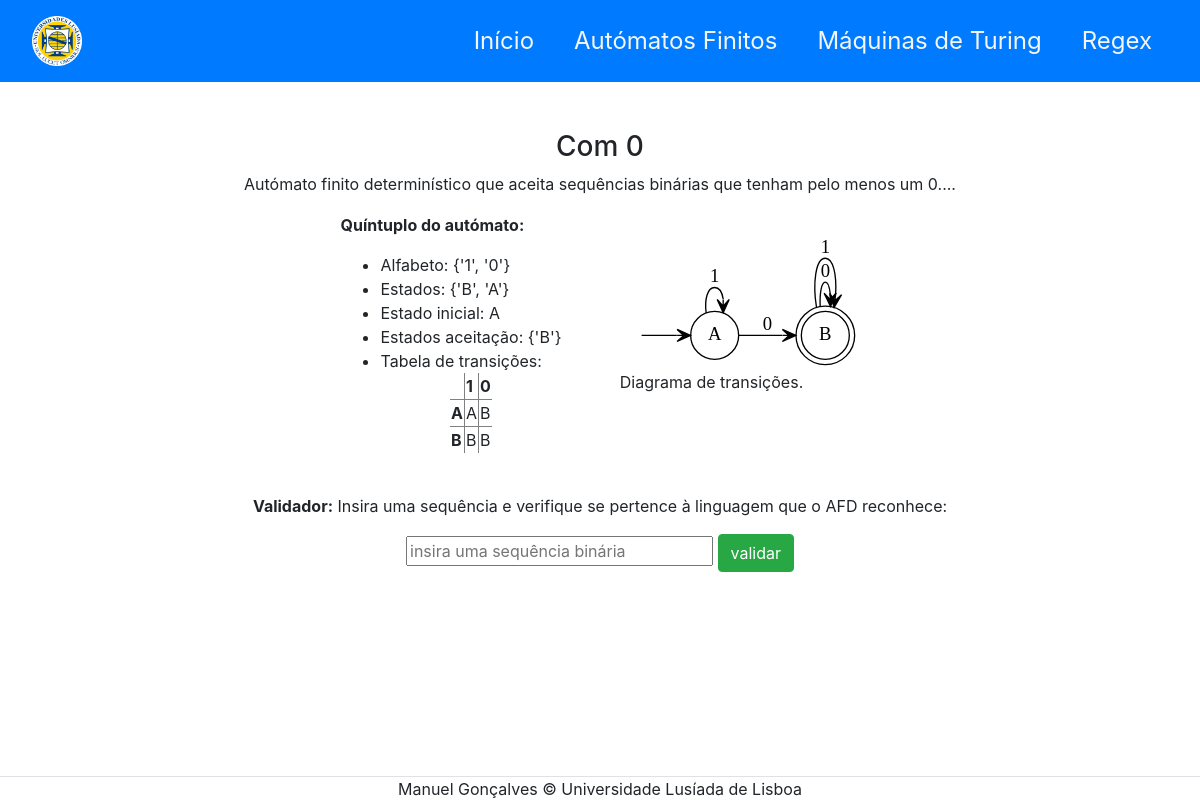
The page /13/validarAutomato/ on the database its author committed.
### website/models.py (models this page shows, shortened)
class Automato(models.Model):
    nome = models.CharField(max_length=100)
    descricao = models.CharField(max_length=100)
    alfabeto = models.CharField(max_length=100)
    estados = models.CharField(max_length=100)
    estadoInicial = models.CharField(max_length=100)
    estadosDeAceitacao = models.CharField(max_length=100)
    dicionarioTransicao = models.CharField(max_length=1000)
    diagrama = models.CharField(max_length=100)
    def printAlfabeto(self):
        return str(set(self.alfabeto.split()))
    def printEstados(self):
        return str(set(self.estados.split()))
    def printEstadosDeAceitacao(self):
        return str(set(self.estadosDeAceitacao.split()))
    def dTransInTable(self):
        dTrans = {(t.split('-')[0], t.split('-')[1]):t.split('-')[2] for t in self.dicionarioTransicao.split()}
        table = []
        linha = ['']
        for simbolo in self.alfabeto.split():
            linha.append(simbolo)
        table.append(linha)
        for estado in self.estados.split():
            linha =[estado]
            for simbolo in self.alfabeto.split():
                linha.append(dTrans[(estado, simbolo)])
            table.append(linha)
        return table

### website/views.py (the view)
# urls.py: path('<int:automato_id>/validarAutomato/', views.validarAutomato, name='validarAutomato'),
def validarAutomato(request, automato_id):
    sequencia = None
    resultado = None
    form = SequenciaForm(request.POST or None)
    if form.is_valid():
        sequencia = form.cleaned_data['sequencia']
        resultado = Automato.objects.get(id=automato_id).validaSequencia(sequencia)
    context = {
        'automato': Automato.objects.get(id=automato_id),
        'sequencia': sequencia,
        'resultado': resultado,
        'form': form,
    }
    return render(request, 'website/automato/validarAutomato.html', context)

### website/forms.py
class SequenciaForm(forms.Form):
    sequencia = forms.CharField(label='',
                                widget=forms.TextInput(attrs={
                                    'placeholder': 'insira uma sequência binária',
                                    'size': '25'
                                }))

### website/templates/website/automato/validarAutomato.html (shortened to what this page needs)
{% extends 'website/layout.html' %}
{% block main %}
<main class="col-12 col-md-8 mx-auto">
    <h3>{{ automato.nome|title }}</h3>
    <p>{{ automato.descricao }}.</p>
    <table align="center">
        <tr align="left">
            <td>
                <p><b>Quíntuplo do autómato:</b></p>
                <ul>
                    <li>Alfabeto: {{ automato.printAlfabeto }} </li>
                    <li>Estados: {{ automato.printEstados }}</li>
                    <li>Estado inicial: {{ automato.estadoInicial }}</li>
                    <li>Estados aceitação: {{ automato.printEstadosDeAceitacao }}</li>
                    <li>Tabela de transições:
                        <table align="center" rules="all" style="border-collapse: collapse">
                            {% for dTran in automato.dTransInTable %}
                                <tr>
                                    {% for element in dTran %}
                                        {% if forloop.parentloop.first %}
                                            <th>{{ element }}</th>
                                        {% elif forloop.first %}
                                            <th>{{ element }}</th>
                                        {% else %}
                                            <td>{{ element }}</td>
                                        {% endif %}
                                    {% endfor %}
                                </tr>
                            {% endfor %}
                        </table>
                    </li>
                </ul>
            </td>
            <td class="align-baseline">
                {% load static %}
                <img src="{% static automato.diagrama %}" alt="">
                <p class="text-center">Diagrama de transições.</p>
            </td>
        </tr>
    </table>
    <br>
    <p><b>Validador:</b> Insira uma sequência e verifique se pertence à linguagem que o AFD reconhece: </p>
    <form action="{% url 'website:validarAutomato' automato.id %}" method="POST">
        <b>{{ form }}</b>
        <input type="submit" value="validar" class="btn btn-success">
    </form>
    {% if resultado != None %}
        {% if resultado == True %}
            <p>A sequência <b>{{ sequencia }}</b> é aceite pelo autómato </p>
        {% else %}
            <p>A sequência <b>{{ sequencia }}</b> não é aceite pelo autómato </p>
        {% endif %}
    {% else %}
        <br><br>
    {% endif %}
</main>
{% endblock %}

### website/templates/website/layout.html (style rules this page uses)
html,body { margin: 0; padding: 0; overflow: hidden auto; }

### rows shown on the page
Automato: nome "Com 0", descricao "Autómato finito determinístico que aceita sequências binárias que tenham pelo menos um 0...", printAlfabeto "{'1', '0'}", printEstados "{'B', 'A'}", estadoInicial "A", printEstadosDeAceitacao "{'B'}", diagrama (picture)

### other values the page prints
{{ element }} "1" "0"
{{ element }} "A" "B"
{{ element }} "A" "B" "B" "B"
